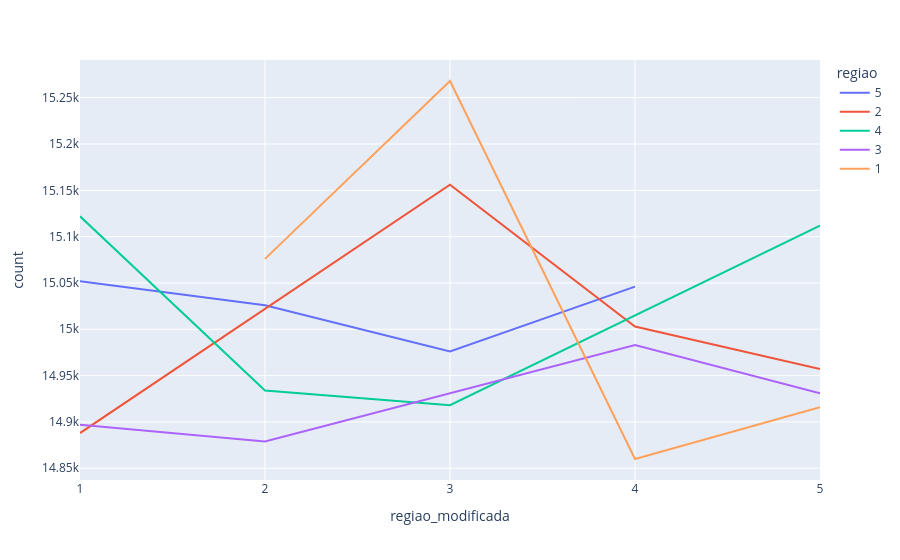

Here is the notebook cell this chart was saved with:
### Code cell
mask = (df['regiao'] == df['regiao_modificada'])

print(df[mask].shape)
print(df[~mask].shape)

print(df.regiao.value_counts())
print(df.regiao_modificada.value_counts())

px.line(df[~mask].groupby(['regiao', 'regiao_modificada']).size().reset_index(name = 'count').sort_values(by='regiao_modificada', ascending=True), 
        x='regiao_modificada', 
        y='count', color='regiao')

### Figure 1 — Plotly figure (JSON) as saved in the notebook; plotly's stock layout.template omitted (floating-point values rounded to 4 significant figures)
{"data": [{"hovertemplate": "regiao=5<br>regiao_modificada=%{x}<br>count=%{y}<extra></extra>", "legendgroup": "5", "line": {"color": "#636efa", "dash": "solid"}, "marker": {"symbol": "circle"}, "mode": "lines", "name": "5", "orientation": "v", "showlegend": true, "type": "scatter", "x": ["1", "2", "3", "4"], "xaxis": "x", "y": [15052, 15026, 14976, 15046], "yaxis": "y"}, {"hovertemplate": "regiao=2<br>regiao_modificada=%{x}<br>count=%{y}<extra></extra>", "legendgroup": "2", "line": {"color": "#EF553B", "dash": "solid"}, "marker": {"symbol": "circle"}, "mode": "lines", "name": "2", "orientation": "v", "showlegend": true, "type": "scatter", "x": ["1", "3", "4", "5"], "xaxis": "x", "y": [14888, 15156, 15003, 14957], "yaxis": "y"}, {"hovertemplate": "regiao=4<br>regiao_modificada=%{x}<br>count=%{y}<extra></extra>", "legendgroup": "4", "line": {"color": "#00cc96", "dash": "solid"}, "marker": {"symbol": "circle"}, "mode": "lines", "name": "4", "orientation": "v", "showlegend": true, "type": "scatter", "x": ["1", "2", "3", "5"], "xaxis": "x", "y": [15122, 14934, 14918, 15112], "yaxis": "y"}, {"hovertemplate": "regiao=3<br>regiao_modificada=%{x}<br>count=%{y}<extra></extra>", "legendgroup": "3", "line": {"color": "#ab63fa", "dash": "solid"}, "marker": {"symbol": "circle"}, "mode": "lines", "name": "3", "orientation": "v", "showlegend": true, "type": "scatter", "x": ["1", "2", "4", "5"], "xaxis": "x", "y": [14897, 14879, 14983, 14931], "yaxis": "y"}, {"hovertemplate": "regiao=1<br>regiao_modificada=%{x}<br>count=%{y}<extra></extra>", "legendgroup": "1", "line": {"color": "#FFA15A", "dash": "solid"}, "marker": {"symbol": "circle"}, "mode": "lines", "name": "1", "orientation": "v", "showlegend": true, "type": "scatter", "x": ["2", "3", "4", "5"], "xaxis": "x", "y": [15076, 15268, 14860, 14916], "yaxis": "y"}], "layout": {"legend": {"title": {"text": "regiao"}, "tracegroupgap": 0}, "margin": {"t": 60}, "xaxis": {"anchor": "y", "domain": [0, 1], "title": {"text": "regiao_modificada"}}, "yaxis": {"anchor": "x", "domain": [0, 1], "title": {"text": "count"}}}}
